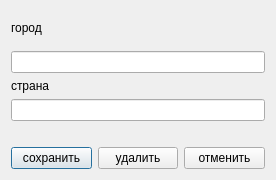
<?xml version="1.0" encoding="UTF-8"?>
<ui version="4.0">
 <class>EditTownDialog</class>
 <widget class="QDialog" name="EditTownDialog">
  <property name="geometry">
   <rect>
    <x>0</x>
    <y>0</y>
    <width>276</width>
    <height>180</height>
   </rect>
  </property>
  <property name="windowTitle">
   <string>Dialog</string>
  </property>
  <layout class="QHBoxLayout" name="horizontalLayout_2">
   <item>
    <layout class="QVBoxLayout" name="verticalLayout_3">
     <item>
      <layout class="QVBoxLayout" name="verticalLayout">
       <item>
        <widget class="QLabel" name="label">
         <property name="text">
          <string>город</string>
         </property>
        </widget>
       </item>
       <item>
        <widget class="QLineEdit" name="townLineEdit"/>
       </item>
      </layout>
     </item>
     <item>
      <layout class="QVBoxLayout" name="verticalLayout_2">
       <item>
        <widget class="QLabel" name="label_country">
         <property name="text">
          <string>страна</string>
         </property>
        </widget>
       </item>
       <item>
        <widget class="QLineEdit" name="countryLineEdit"/>
       </item>
       <item>
        <spacer name="horizontalSpacer">
         <property name="orientation">
          <enum>Qt::Horizontal</enum>
         </property>
         <property name="sizeHint" stdset="0">
          <size>
           <width>40</width>
           <height>20</height>
          </size>
         </property>
        </spacer>
       </item>
       <item>
        <layout class="QHBoxLayout" name="horizontalLayout">
         <item>
          <widget class="QPushButton" name="applyPushButton">
           <property name="text">
            <string>сохранить</string>
           </property>
          </widget>
         </item>
         <item>
          <widget class="QPushButton" name="deletePushButton">
           <property name="text">
            <string>удалить</string>
           </property>
          </widget>
         </item>
         <item>
          <widget class="QPushButton" name="closePushButton">
           <property name="text">
            <string>отменить</string>
           </property>
          </widget>
         </item>
        </layout>
       </item>
      </layout>
     </item>
    </layout>
   </item>
  </layout>
 </widget>
 <resources/>
 <connections/>
</ui>
